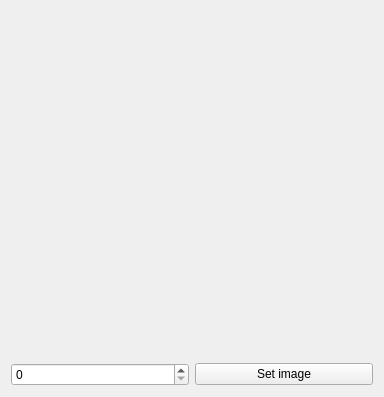
<?xml version="1.0" encoding="UTF-8"?>
<ui version="4.0">
 <class>SelectInputFromDataSet</class>
 <widget class="QWidget" name="SelectInputFromDataSet">
  <property name="geometry">
   <rect>
    <x>0</x>
    <y>0</y>
    <width>384</width>
    <height>397</height>
   </rect>
  </property>
  <property name="windowTitle">
   <string>Select input from dataset</string>
  </property>
  <layout class="QVBoxLayout" name="verticalLayout" stretch="1,0">
   <item>
    <widget class="DataSetImageView" name="widgetDataSetImage" native="true"/>
   </item>
   <item>
    <layout class="QHBoxLayout" name="horizontalLayout">
     <item>
      <widget class="QSpinBox" name="spinBox"/>
     </item>
     <item>
      <widget class="QPushButton" name="pushButtonSet">
       <property name="text">
        <string>Set image</string>
       </property>
      </widget>
     </item>
    </layout>
   </item>
  </layout>
 </widget>
 <customwidgets>
  <customwidget>
   <class>DataSetImageView</class>
   <extends>QWidget</extends>
   <header>DataSetImageView.h</header>
   <container>1</container>
  </customwidget>
 </customwidgets>
 <resources/>
 <connections/>
</ui>
